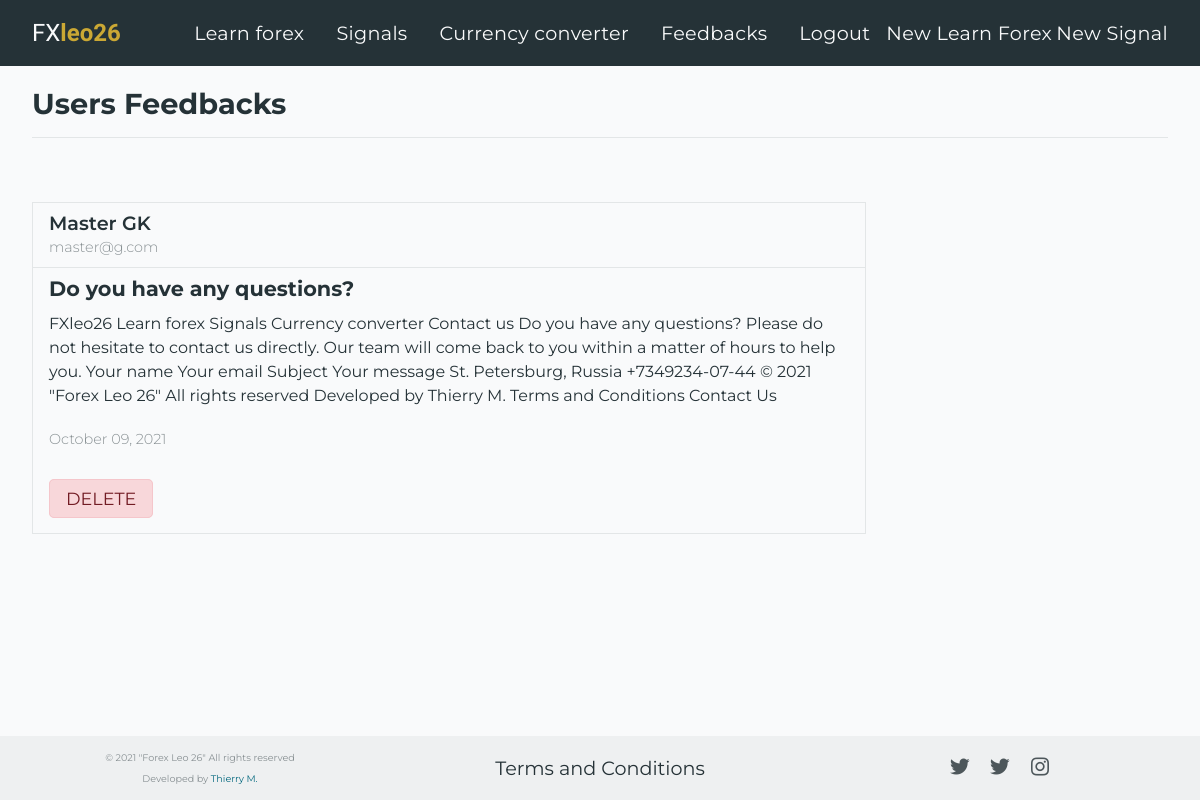
/feedback (signed in), run on an earlier commit of the app's database.
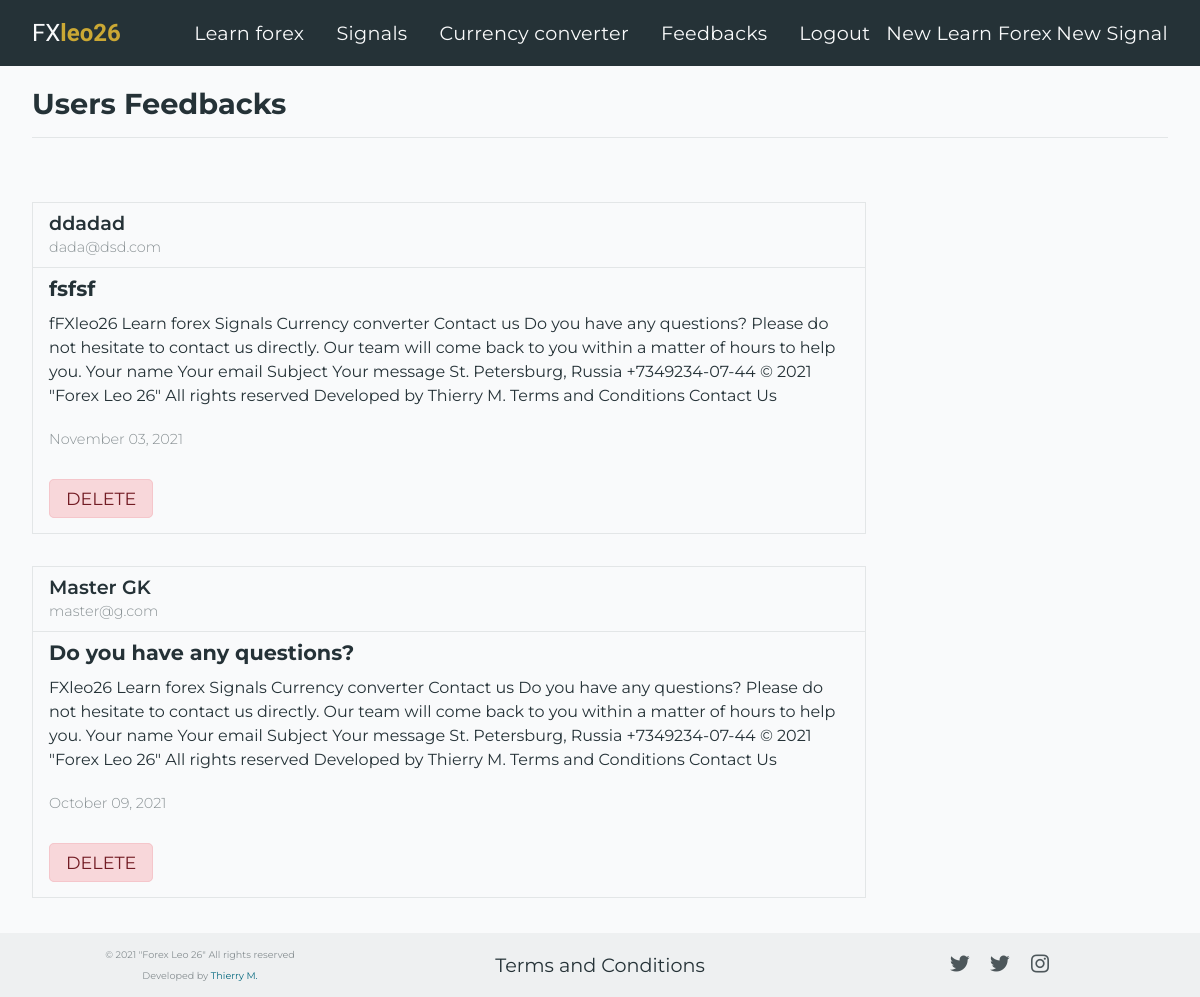
And on a later commit of the database.
### forex_26_app/models.py (models this page shows, shortened)
class Feedback(db.Model):
    id = db.Column(db.Integer, nullable=False, primary_key = True)
    name = db.Column(db.String(100), nullable=False)
    email = db.Column(db.String(100), nullable=False)
    subject = db.Column(db.String(100), nullable=False)
    message = db.Column(db.Text, nullable=False)
    posted_date = db.Column(db.DateTime, nullable=False, default = datetime.utcnow)

### forex_26_app/routes.py (the view)
@app.route('/feedback')
@login_required
def feedback():
    feedbacks = Feedback.query.order_by(Feedback.posted_date.desc())
    return render_template('feedback.html', feedbacks=feedbacks)

### forex_26_app/models.py (called while the page is built)
@login_manager.user_loader
def load_user(user_id):
    return Admin.query.get(int(user_id))

### forex_26_app/templates/feedback.html
{% extends "layout.html" %}
{% block content %}
<section class="feedback-section">
    <div class="section-top">
        <h2>Users Feedbacks</h2>
    </div>
    {% for feedback in feedbacks %}
    {% if feedback %}
    <div class="feedback-cards">
        <div class="feedback-card">
            <div class="card-header-container feedback-pad">
                <span class="feedback-usr_name">{{ feedback.name }}</span>
                <span class="feedback-email">{{ feedback.email }}</span>
            </div>
            <div class="card-main-container feedback-pad">
                <h2 class="feedback-subject">
                    {{ feedback.subject }}
                </h2>
                <p class="body feedback-body">
                    {{ feedback.message }}
                </p>
            </div>
            <span class="feedback-date feedback-pad">{{ feedback.posted_date.strftime("%B %d, %Y") }}</span>
            <div class="feedback-footer feedback-pad">
                <a href="{{ url_for('delete_feedback', feedback_id=feedback.id) }}" class="btn btn-outline-danger">DELETE</a>
            </div>
        </div>
    </div>
    {% endif %}
    {% endfor %}
</section>
{% endblock %}

What changed in the data, as far as the page shows it:
added Feedback: name "ddadad", email "dada@dsd.com", subject "fsfsf", message "fFXleo26 Learn forex Signals Currency converter Contact us Do you have any questions? Please do not hesitate to contact us directly. Our team will come back to you within a matter of hours to help you. Your name Your email Subject Your message St. Petersburg, Russia +7349234-07-44 © 2021 \"Forex Leo 26\" All rights reserved Developed by Thierry M. Terms and Conditions Contact Us", posted_date "November 03, 2021"
